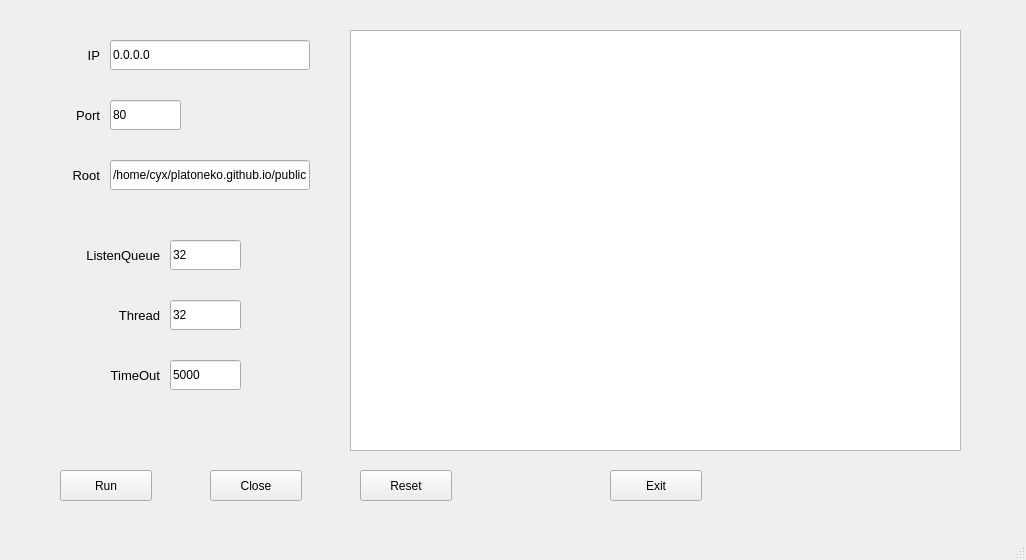
<?xml version="1.0" encoding="UTF-8"?>
<ui version="4.0">
 <class>HttpServer</class>
 <widget class="QMainWindow" name="HttpServer">
  <property name="geometry">
   <rect>
    <x>0</x>
    <y>0</y>
    <width>1026</width>
    <height>560</height>
   </rect>
  </property>
  <property name="windowTitle">
   <string>HttpServer</string>
  </property>
  <widget class="QWidget" name="centralwidget">
   <widget class="QLabel" name="rootLabel">
    <property name="geometry">
     <rect>
      <x>0</x>
      <y>155</y>
      <width>100</width>
      <height>40</height>
     </rect>
    </property>
    <property name="font">
     <font>
      <pointsize>10</pointsize>
      <weight>50</weight>
      <italic>false</italic>
      <bold>false</bold>
      <underline>false</underline>
     </font>
    </property>
    <property name="text">
     <string>Root</string>
    </property>
    <property name="alignment">
     <set>Qt::AlignRight|Qt::AlignTrailing|Qt::AlignVCenter</set>
    </property>
   </widget>
   <widget class="QLabel" name="threadLabel">
    <property name="geometry">
     <rect>
      <x>60</x>
      <y>295</y>
      <width>100</width>
      <height>40</height>
     </rect>
    </property>
    <property name="font">
     <font>
      <pointsize>10</pointsize>
      <weight>50</weight>
      <italic>false</italic>
      <bold>false</bold>
      <underline>false</underline>
     </font>
    </property>
    <property name="text">
     <string>Thread</string>
    </property>
    <property name="alignment">
     <set>Qt::AlignRight|Qt::AlignTrailing|Qt::AlignVCenter</set>
    </property>
   </widget>
   <widget class="QLabel" name="listenQueueLabel">
    <property name="geometry">
     <rect>
      <x>60</x>
      <y>235</y>
      <width>100</width>
      <height>40</height>
     </rect>
    </property>
    <property name="font">
     <font>
      <pointsize>10</pointsize>
      <weight>50</weight>
      <italic>false</italic>
      <bold>false</bold>
      <underline>false</underline>
     </font>
    </property>
    <property name="text">
     <string>ListenQueue</string>
    </property>
    <property name="alignment">
     <set>Qt::AlignRight|Qt::AlignTrailing|Qt::AlignVCenter</set>
    </property>
   </widget>
   <widget class="QLabel" name="ipLabel">
    <property name="geometry">
     <rect>
      <x>0</x>
      <y>35</y>
      <width>100</width>
      <height>40</height>
     </rect>
    </property>
    <property name="font">
     <font>
      <pointsize>10</pointsize>
      <weight>50</weight>
      <italic>false</italic>
      <bold>false</bold>
      <underline>false</underline>
     </font>
    </property>
    <property name="text">
     <string>IP</string>
    </property>
    <property name="alignment">
     <set>Qt::AlignRight|Qt::AlignTrailing|Qt::AlignVCenter</set>
    </property>
   </widget>
   <widget class="QLabel" name="portLabel">
    <property name="geometry">
     <rect>
      <x>0</x>
      <y>95</y>
      <width>100</width>
      <height>40</height>
     </rect>
    </property>
    <property name="font">
     <font>
      <pointsize>10</pointsize>
      <weight>50</weight>
      <italic>false</italic>
      <bold>false</bold>
      <underline>false</underline>
     </font>
    </property>
    <property name="text">
     <string>Port</string>
    </property>
    <property name="alignment">
     <set>Qt::AlignRight|Qt::AlignTrailing|Qt::AlignVCenter</set>
    </property>
   </widget>
   <widget class="QLabel" name="timeoutLabel">
    <property name="geometry">
     <rect>
      <x>60</x>
      <y>355</y>
      <width>100</width>
      <height>40</height>
     </rect>
    </property>
    <property name="font">
     <font>
      <pointsize>10</pointsize>
      <weight>50</weight>
      <italic>false</italic>
      <bold>false</bold>
      <underline>false</underline>
     </font>
    </property>
    <property name="text">
     <string>TimeOut</string>
    </property>
    <property name="alignment">
     <set>Qt::AlignRight|Qt::AlignTrailing|Qt::AlignVCenter</set>
    </property>
   </widget>
   <widget class="QLineEdit" name="ipEdit">
    <property name="geometry">
     <rect>
      <x>110</x>
      <y>40</y>
      <width>200</width>
      <height>30</height>
     </rect>
    </property>
    <property name="text">
     <string>0.0.0.0</string>
    </property>
   </widget>
   <widget class="QLineEdit" name="portEdit">
    <property name="geometry">
     <rect>
      <x>110</x>
      <y>100</y>
      <width>71</width>
      <height>30</height>
     </rect>
    </property>
    <property name="text">
     <string>80</string>
    </property>
   </widget>
   <widget class="QLineEdit" name="rootEdit">
    <property name="geometry">
     <rect>
      <x>110</x>
      <y>160</y>
      <width>200</width>
      <height>30</height>
     </rect>
    </property>
    <property name="text">
     <string>/home/cyx/platoneko.github.io/public</string>
    </property>
   </widget>
   <widget class="QLineEdit" name="listenQueueEdit">
    <property name="geometry">
     <rect>
      <x>170</x>
      <y>240</y>
      <width>71</width>
      <height>30</height>
     </rect>
    </property>
    <property name="text">
     <string>32</string>
    </property>
   </widget>
   <widget class="QLineEdit" name="threadEdit">
    <property name="geometry">
     <rect>
      <x>170</x>
      <y>300</y>
      <width>71</width>
      <height>30</height>
     </rect>
    </property>
    <property name="text">
     <string>32</string>
    </property>
   </widget>
   <widget class="QLineEdit" name="timeoutEdit">
    <property name="geometry">
     <rect>
      <x>170</x>
      <y>360</y>
      <width>71</width>
      <height>30</height>
     </rect>
    </property>
    <property name="text">
     <string>5000</string>
    </property>
   </widget>
   <widget class="QTextBrowser" name="logBrowser">
    <property name="geometry">
     <rect>
      <x>350</x>
      <y>30</y>
      <width>611</width>
      <height>421</height>
     </rect>
    </property>
   </widget>
   <widget class="QPushButton" name="runButton">
    <property name="geometry">
     <rect>
      <x>60</x>
      <y>470</y>
      <width>92</width>
      <height>31</height>
     </rect>
    </property>
    <property name="text">
     <string>Run</string>
    </property>
   </widget>
   <widget class="QPushButton" name="resetButton">
    <property name="geometry">
     <rect>
      <x>360</x>
      <y>470</y>
      <width>92</width>
      <height>31</height>
     </rect>
    </property>
    <property name="text">
     <string>Reset</string>
    </property>
   </widget>
   <widget class="QPushButton" name="exitButton">
    <property name="geometry">
     <rect>
      <x>610</x>
      <y>470</y>
      <width>92</width>
      <height>31</height>
     </rect>
    </property>
    <property name="text">
     <string>Exit</string>
    </property>
   </widget>
   <widget class="QPushButton" name="closeButton">
    <property name="geometry">
     <rect>
      <x>210</x>
      <y>470</y>
      <width>92</width>
      <height>31</height>
     </rect>
    </property>
    <property name="text">
     <string>Close</string>
    </property>
   </widget>
  </widget>
  <widget class="QMenuBar" name="menubar">
   <property name="geometry">
    <rect>
     <x>0</x>
     <y>0</y>
     <width>1026</width>
     <height>27</height>
    </rect>
   </property>
  </widget>
  <widget class="QStatusBar" name="statusbar"/>
 </widget>
 <resources/>
 <connections/>
</ui>
